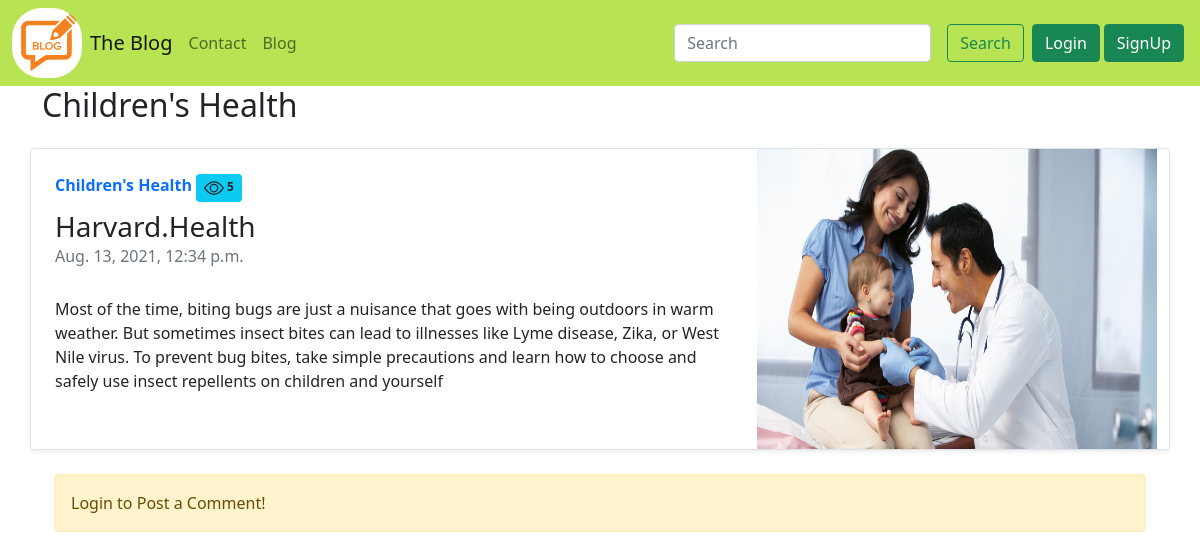
The app's page /blog/third_post with its own data.
### Blogger/models.py (models this page shows, shortened)
class Post(models.Model):
    sno = models.AutoField(primary_key=True)
    title = models.CharField(max_length=255)
    author = models.CharField(max_length=255)
    views = models.IntegerField(default=0)
    content = models.TextField()
    slug = models.SlugField(max_length=255, blank=True)
    timeStamp = models.DateTimeField(blank=True)
    image = models.ImageField(upload_to="Blogger/blog_img", default = "")

### Blogger/views.py (the view)
# urls.py: path('<str:slug>', views.blogPost, name='blogPost'),
def blogPost(request, slug):
    userlist = User.objects.all()
    post = Post.objects.filter(slug=slug).first()
    post.views += 1
    post.save()
    allcomments = BlogComment.objects.all()
    parentSno = request.POST.get("parentSno")
    replySno = request.POST.get("replySno")
    comments = BlogComment.objects.filter(post=post)
    replies= BlogComment.objects.filter(post=post).exclude(parent=None)
    replyDict={}
    for reply in replies:
        if reply.parent.sno not in replyDict.keys():
            replyDict[reply.parent.sno]=[reply]
        else:
            replyDict[reply.parent.sno].append(reply)
    '''output of above line: {29: [<BlogComment: hi this is relp... by  nishant>, <BlogComment: second time rep... by  nishant>], 31: [<BlogComment: hello 2 reply
     by  nishant>, <BlogComment: 2 reply of 2 co... by  nishant>]}'''
    replys = BlogComment.objects.filter(parent=replySno)
    context = {"post": post, "comments": comments, "allcomments": allcomments,'replyDict': replyDict}
    return render(request, 'blog/blogPost.html', context)

### templates/blog/blogPost.html (shortened to what this page needs)
{% extends 'Home/basic.html' %}
{% block body %}
{% load humanize %}
{% load extras %}
<div class="container">
    <h2>{{post.title}}</h2>
    <div class="row no-gutters border rounded overflow-hidden flex-md-row mb-4 shadow-sm h-md-250 my-4 position-relative">
        <div class="col p-4 d-flex flex-column position-static">
            <strong class="d-inline-block mb-2 text-primary">{{post.title}} <span class="badge bg-info text-dark">  {{post.views}}</span>
</strong>
            <h3 class="mb-0">{{post.author}}</h3>
            <div class="mb-1 text-muted">{{post.timeStamp}}</div>
            <p class="card-text mb-auto">{{post.content|safe}}</p>
        </div>
        <div class="col-auto d-none d-lg-block">
        <img src="/media/{{post.image}}" width="400" height="300" alt="" srcset="">
        </div>
    </div>
    <div class="container">
        {% if user.is_anonymous %}
        <div class="alert alert-warning" role="alert">
            Login to Post a Comment!
        </div>
        {% endif %}
        </div>
    </div>
        {% endblock body %}

### records on screen
Post: title "Children's Health", views "5", author "Harvard.Health", timeStamp "Aug. 13, 2021, 12:34 p.m.", content "Most of the time, biting bugs are just a nuisance that goes with being outdoors in warm weather. But sometimes insect bites can lead to illnesses like Lyme disease, Zika, or West Nile virus. To prevent bug bites, take simple precautions and learn how to choose and safely use insect repellents on children and yourself", image (picture)
